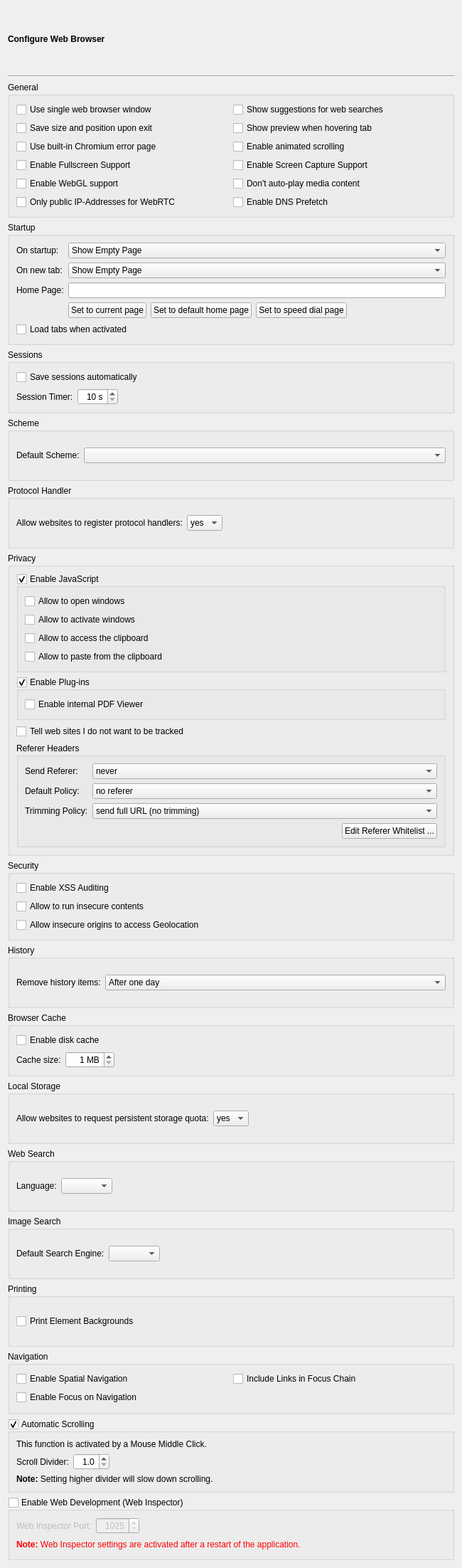
<?xml version="1.0" encoding="UTF-8"?>
<ui version="4.0">
 <class>WebBrowserPage</class>
 <widget class="QWidget" name="WebBrowserPage">
  <property name="geometry">
   <rect>
    <x>0</x>
    <y>0</y>
    <width>650</width>
    <height>2204</height>
   </rect>
  </property>
  <layout class="QVBoxLayout" name="verticalLayout_6">
   <item>
    <widget class="QLabel" name="headerLabel">
     <property name="text">
      <string>&lt;b&gt;Configure Web Browser&lt;/b&gt;</string>
     </property>
    </widget>
   </item>
   <item>
    <widget class="Line" name="line17">
     <property name="frameShape">
      <enum>QFrame::HLine</enum>
     </property>
     <property name="frameShadow">
      <enum>QFrame::Sunken</enum>
     </property>
     <property name="orientation">
      <enum>Qt::Horizontal</enum>
     </property>
    </widget>
   </item>
   <item>
    <widget class="QGroupBox" name="groupBox_4">
     <property name="title">
      <string>General</string>
     </property>
     <layout class="QGridLayout" name="gridLayout_5">
      <item row="0" column="0">
       <widget class="QCheckBox" name="singleHelpWindowCheckBox">
        <property name="toolTip">
         <string>Select to use a single web browser window only</string>
        </property>
        <property name="text">
         <string>Use single web browser window</string>
        </property>
       </widget>
      </item>
      <item row="0" column="1">
       <widget class="QCheckBox" name="webSuggestionsCheckBox">
        <property name="toolTip">
         <string>Select to enable suggestions for web searches</string>
        </property>
        <property name="text">
         <string>Show suggestions for web searches</string>
        </property>
       </widget>
      </item>
      <item row="1" column="0">
       <widget class="QCheckBox" name="saveGeometryCheckBox">
        <property name="toolTip">
         <string>Select to save the window size and position</string>
        </property>
        <property name="text">
         <string>Save size and position upon exit</string>
        </property>
       </widget>
      </item>
      <item row="1" column="1">
       <widget class="QCheckBox" name="showTabPreviews">
        <property name="toolTip">
         <string>Select to show a page preview when the mouse hovers over the tab</string>
        </property>
        <property name="text">
         <string>Show preview when hovering tab</string>
        </property>
       </widget>
      </item>
      <item row="2" column="0">
       <widget class="QCheckBox" name="errorPageCheckBox">
        <property name="toolTip">
         <string>Select to enable displaying the built-in Chromium error pages.</string>
        </property>
        <property name="text">
         <string>Use built-in Chromium error page</string>
        </property>
       </widget>
      </item>
      <item row="2" column="1">
       <widget class="QCheckBox" name="scrollingCheckBox">
        <property name="toolTip">
         <string>Select to activate animated scrolling</string>
        </property>
        <property name="text">
         <string>Enable animated scrolling</string>
        </property>
       </widget>
      </item>
      <item row="3" column="0">
       <widget class="QCheckBox" name="fullscreenCheckBox">
        <property name="toolTip">
         <string>Select to enable fullscreen support</string>
        </property>
        <property name="text">
         <string>Enable Fullscreen Support</string>
        </property>
       </widget>
      </item>
      <item row="3" column="1">
       <widget class="QCheckBox" name="screenCaptureCheckBox">
        <property name="toolTip">
         <string>Select to enable screen capture support</string>
        </property>
        <property name="text">
         <string>Enable Screen Capture Support</string>
        </property>
       </widget>
      </item>
      <item row="4" column="0">
       <widget class="QCheckBox" name="webGLCheckBox">
        <property name="toolTip">
         <string>Select to enable support for WebGL</string>
        </property>
        <property name="text">
         <string>Enable WebGL support</string>
        </property>
       </widget>
      </item>
      <item row="4" column="1">
       <widget class="QCheckBox" name="autoplayMediaCheckBox">
        <property name="toolTip">
         <string>Select, to inhibit playback of media content until the user interacts with the page</string>
        </property>
        <property name="text">
         <string>Don't auto-play media content</string>
        </property>
       </widget>
      </item>
      <item row="5" column="0">
       <widget class="QCheckBox" name="webRtcPublicOnlyCheckBox">
        <property name="toolTip">
         <string>Select to limit WebRTC to public IP addresses only</string>
        </property>
        <property name="text">
         <string>Only public IP-Addresses for WebRTC</string>
        </property>
       </widget>
      </item>
      <item row="5" column="1">
       <widget class="QCheckBox" name="dnsPrefetchCheckBox">
        <property name="toolTip">
         <string>Select to try to pre-fetch DNS entries to speed up browsing</string>
        </property>
        <property name="text">
         <string>Enable DNS Prefetch</string>
        </property>
       </widget>
      </item>
     </layout>
    </widget>
   </item>
   <item>
    <widget class="QGroupBox" name="startupGroupBox">
     <property name="title">
      <string>Startup</string>
     </property>
     <layout class="QGridLayout" name="gridLayout_3">
      <item row="0" column="0">
       <widget class="QLabel" name="label">
        <property name="text">
         <string>On startup:</string>
        </property>
       </widget>
      </item>
      <item row="0" column="1" colspan="4">
       <widget class="QComboBox" name="startupCombo">
        <property name="toolTip">
         <string>Select the startup behavior</string>
        </property>
        <item>
         <property name="text">
          <string>Show Empty Page</string>
         </property>
        </item>
        <item>
         <property name="text">
          <string>Show Home Page</string>
         </property>
        </item>
        <item>
         <property name="text">
          <string>Show Speed Dial</string>
         </property>
        </item>
        <item>
         <property name="text">
          <string>Restore Session</string>
         </property>
        </item>
        <item>
         <property name="text">
          <string>Select Session</string>
         </property>
        </item>
       </widget>
      </item>
      <item row="1" column="0">
       <widget class="QLabel" name="label_12">
        <property name="text">
         <string>On new tab:</string>
        </property>
       </widget>
      </item>
      <item row="1" column="1" colspan="4">
       <widget class="QComboBox" name="newTabCombo">
        <property name="toolTip">
         <string>Select the behavior of new tabs</string>
        </property>
        <item>
         <property name="text">
          <string>Show Empty Page</string>
         </property>
        </item>
        <item>
         <property name="text">
          <string>Show Home Page</string>
         </property>
        </item>
        <item>
         <property name="text">
          <string>Show Speed Dial</string>
         </property>
        </item>
       </widget>
      </item>
      <item row="2" column="0">
       <widget class="QLabel" name="homePageLabel">
        <property name="text">
         <string>Home Page:</string>
        </property>
       </widget>
      </item>
      <item row="2" column="1" colspan="4">
       <widget class="QLineEdit" name="homePageEdit">
        <property name="toolTip">
         <string>Enter the desired home page</string>
        </property>
       </widget>
      </item>
      <item row="3" column="1">
       <widget class="QPushButton" name="setCurrentPageButton">
        <property name="toolTip">
         <string>Press to set the current page as the home page</string>
        </property>
        <property name="text">
         <string>Set to current page</string>
        </property>
       </widget>
      </item>
      <item row="3" column="2">
       <widget class="QPushButton" name="defaultHomeButton">
        <property name="toolTip">
         <string>Press to set the default home page</string>
        </property>
        <property name="text">
         <string>Set to default home page</string>
        </property>
       </widget>
      </item>
      <item row="3" column="3">
       <widget class="QPushButton" name="setSpeedDialPageButton">
        <property name="toolTip">
         <string>Press to set the speed dial as the home page</string>
        </property>
        <property name="text">
         <string>Set to speed dial page</string>
        </property>
       </widget>
      </item>
      <item row="3" column="4">
       <spacer name="horizontalSpacer_2">
        <property name="orientation">
         <enum>Qt::Horizontal</enum>
        </property>
        <property name="sizeHint" stdset="0">
         <size>
          <width>160</width>
          <height>20</height>
         </size>
        </property>
       </spacer>
      </item>
      <item row="4" column="0" colspan="5">
       <widget class="QCheckBox" name="loadTabOnActivationCheckBox">
        <property name="toolTip">
         <string>Select to load restored tabs when they are activated</string>
        </property>
        <property name="text">
         <string>Load tabs when activated</string>
        </property>
       </widget>
      </item>
     </layout>
     <zorder>label</zorder>
     <zorder>startupCombo</zorder>
     <zorder>homePageLabel</zorder>
     <zorder>homePageEdit</zorder>
     <zorder>setCurrentPageButton</zorder>
     <zorder>defaultHomeButton</zorder>
     <zorder>label_12</zorder>
     <zorder>newTabCombo</zorder>
     <zorder>loadTabOnActivationCheckBox</zorder>
     <zorder>setSpeedDialPageButton</zorder>
    </widget>
   </item>
   <item>
    <widget class="QGroupBox" name="groupBox_8">
     <property name="title">
      <string>Sessions</string>
     </property>
     <layout class="QGridLayout" name="gridLayout_6">
      <item row="0" column="0" colspan="3">
       <widget class="QCheckBox" name="saveSessionCheckBox">
        <property name="toolTip">
         <string>Select to save sessions automatically</string>
        </property>
        <property name="text">
         <string>Save sessions automatically</string>
        </property>
       </widget>
      </item>
      <item row="1" column="0">
       <widget class="QLabel" name="label_13">
        <property name="text">
         <string>Session Timer:</string>
        </property>
       </widget>
      </item>
      <item row="1" column="1">
       <widget class="QSpinBox" name="sessionTimerSpinBox">
        <property name="toolTip">
         <string>Enter the time to save sessions</string>
        </property>
        <property name="alignment">
         <set>Qt::AlignRight|Qt::AlignTrailing|Qt::AlignVCenter</set>
        </property>
        <property name="suffix">
         <string> s</string>
        </property>
        <property name="minimum">
         <number>10</number>
        </property>
        <property name="maximum">
         <number>180</number>
        </property>
        <property name="singleStep">
         <number>1</number>
        </property>
       </widget>
      </item>
      <item row="1" column="2">
       <spacer name="horizontalSpacer_8">
        <property name="orientation">
         <enum>Qt::Horizontal</enum>
        </property>
        <property name="sizeHint" stdset="0">
         <size>
          <width>443</width>
          <height>20</height>
         </size>
        </property>
       </spacer>
      </item>
     </layout>
    </widget>
   </item>
   <item>
    <widget class="QGroupBox" name="groupBox_2">
     <property name="title">
      <string>Scheme</string>
     </property>
     <layout class="QGridLayout" name="gridLayout_4">
      <item row="0" column="0">
       <widget class="QLabel" name="label_3">
        <property name="text">
         <string>Default Scheme:</string>
        </property>
       </widget>
      </item>
      <item row="0" column="1">
       <widget class="QComboBox" name="defaultSchemeCombo">
        <property name="sizePolicy">
         <sizepolicy hsizetype="Expanding" vsizetype="Fixed">
          <horstretch>0</horstretch>
          <verstretch>0</verstretch>
         </sizepolicy>
        </property>
        <property name="toolTip">
         <string>Select the default scheme</string>
        </property>
        <property name="whatsThis">
         <string>&lt;b&gt;Default Scheme&lt;/b&gt;&lt;p&gt;Select the default scheme. This scheme is prepended to URLs, that don't contain one.&lt;/p&gt;</string>
        </property>
        <property name="editable">
         <bool>false</bool>
        </property>
       </widget>
      </item>
     </layout>
    </widget>
   </item>
   <item>
    <widget class="QGroupBox" name="groupBox_11">
     <property name="title">
      <string>Protocol Handler</string>
     </property>
     <layout class="QHBoxLayout" name="horizontalLayout_8">
      <item>
       <widget class="QLabel" name="label_18">
        <property name="text">
         <string>Allow websites to register protocol handlers:</string>
        </property>
       </widget>
      </item>
      <item>
       <widget class="QComboBox" name="protocolHandlerComboBox">
        <property name="toolTip">
         <string>Select how to allow websites to register protocol handlers via &quot;navigator.registerProtocolHandler&quot;</string>
        </property>
        <item>
         <property name="text">
          <string>yes</string>
         </property>
        </item>
        <item>
         <property name="text">
          <string>no</string>
         </property>
        </item>
        <item>
         <property name="text">
          <string>ask</string>
         </property>
        </item>
       </widget>
      </item>
      <item>
       <spacer name="horizontalSpacer_9">
        <property name="orientation">
         <enum>Qt::Horizontal</enum>
        </property>
        <property name="sizeHint" stdset="0">
         <size>
          <width>272</width>
          <height>20</height>
         </size>
        </property>
       </spacer>
      </item>
     </layout>
    </widget>
   </item>
   <item>
    <widget class="QGroupBox" name="privacyGroup">
     <property name="title">
      <string>Privacy</string>
     </property>
     <layout class="QVBoxLayout" name="verticalLayout_5">
      <item>
       <widget class="QGroupBox" name="javaScriptGroup">
        <property name="toolTip">
         <string>Select to enable JavaScript support</string>
        </property>
        <property name="title">
         <string>Enable JavaScript</string>
        </property>
        <property name="checkable">
         <bool>true</bool>
        </property>
        <layout class="QVBoxLayout" name="verticalLayout_2">
         <item>
          <widget class="QCheckBox" name="jsOpenWindowsCheckBox">
           <property name="toolTip">
            <string>Select to allow JavaScript to open windows</string>
           </property>
           <property name="text">
            <string>Allow to open windows</string>
           </property>
          </widget>
         </item>
         <item>
          <widget class="QCheckBox" name="jsActivateWindowsCheckBox">
           <property name="toolTip">
            <string>Select to allow JavaScript to activate windows</string>
           </property>
           <property name="text">
            <string>Allow to activate windows</string>
           </property>
          </widget>
         </item>
         <item>
          <widget class="QCheckBox" name="jsClipboardCheckBox">
           <property name="toolTip">
            <string>Select to allow JavaScript to access the clipboard</string>
           </property>
           <property name="text">
            <string>Allow to access the clipboard</string>
           </property>
          </widget>
         </item>
         <item>
          <widget class="QCheckBox" name="jsPasteCheckBox">
           <property name="toolTip">
            <string>Select to allow JavaScript to paste from the clipboard (this needs access to the clipboard)</string>
           </property>
           <property name="text">
            <string>Allow to paste from the clipboard</string>
           </property>
          </widget>
         </item>
        </layout>
       </widget>
      </item>
      <item>
       <widget class="QGroupBox" name="pluginsGroup">
        <property name="toolTip">
         <string>Select to enable plugins in web pages</string>
        </property>
        <property name="title">
         <string>Enable Plug-ins</string>
        </property>
        <property name="checkable">
         <bool>true</bool>
        </property>
        <layout class="QVBoxLayout" name="verticalLayout_3">
         <item>
          <widget class="QCheckBox" name="pdfViewerCheckBox">
           <property name="toolTip">
            <string>Select to enable the built-in PDF Viewer</string>
           </property>
           <property name="text">
            <string>Enable internal PDF Viewer</string>
           </property>
          </widget>
         </item>
        </layout>
       </widget>
      </item>
      <item>
       <widget class="QCheckBox" name="doNotTrackCheckBox">
        <property name="toolTip">
         <string>Select to enabled the &quot;Do Not Track&quot; feature</string>
        </property>
        <property name="text">
         <string>Tell web sites I do not want to be tracked</string>
        </property>
       </widget>
      </item>
      <item>
       <widget class="QGroupBox" name="groupBox_9">
        <property name="title">
         <string>Referer Headers</string>
        </property>
        <layout class="QGridLayout" name="gridLayout_7">
         <item row="0" column="0">
          <widget class="QLabel" name="label_14">
           <property name="text">
            <string>Send Referer:</string>
           </property>
          </widget>
         </item>
         <item row="0" column="1">
          <widget class="QComboBox" name="refererSendComboBox">
           <property name="sizePolicy">
            <sizepolicy hsizetype="Expanding" vsizetype="Fixed">
             <horstretch>0</horstretch>
             <verstretch>0</verstretch>
            </sizepolicy>
           </property>
           <property name="toolTip">
            <string>Select when to send a referer header (independent of origin)</string>
           </property>
           <property name="whatsThis">
            <string>&lt;b&gt;Send Referer&lt;/b&gt;
&lt;p&gt;Select, when to send a referer header. This is independent of the requested URL. If a referer header is to be sent, further rules will be applied.&lt;/p&gt;</string>
           </property>
           <item>
            <property name="text">
             <string>never</string>
            </property>
           </item>
           <item>
            <property name="text">
             <string>on click only</string>
            </property>
           </item>
           <item>
            <property name="text">
             <string>always</string>
            </property>
           </item>
          </widget>
         </item>
         <item row="1" column="0">
          <widget class="QLabel" name="label_16">
           <property name="text">
            <string>Default Policy:</string>
           </property>
          </widget>
         </item>
         <item row="1" column="1">
          <widget class="QComboBox" name="refererDefaultPolicyCcomboBox">
           <property name="sizePolicy">
            <sizepolicy hsizetype="Expanding" vsizetype="Fixed">
             <horstretch>0</horstretch>
             <verstretch>0</verstretch>
            </sizepolicy>
           </property>
           <property name="toolTip">
            <string>Select when to send a referer header depending on origin</string>
           </property>
           <property name="whatsThis">
            <string>&lt;b&gt;Default Policy&lt;/b&gt;
&lt;p&gt;Select when to send a referer header depending on origin.&lt;/p&gt;
&lt;ul&gt;
&lt;li&gt;no referer - don't send a referer header&lt;/li&gt;
&lt;li&gt;only when same origin - don't send a referer header if the origin of the target is different&lt;/li&gt;
&lt;li&gt;only origin when cross origin - send trimmed referer header only when same origin, the referer origin when the target is potentially trustworthy and no header otherwise&lt;/li&gt;
&lt;li&gt;no referer when downgrading - don't send a referer header when the target is not potentially trustworthy&lt;/li&gt;
&lt;/ul&gt;</string>
           </property>
           <item>
            <property name="text">
             <string>no referer</string>
            </property>
           </item>
           <item>
            <property name="text">
             <string>only when same origin</string>
            </property>
           </item>
           <item>
            <property name="text">
             <string>only origin when cross origin</string>
            </property>
           </item>
           <item>
            <property name="text">
             <string>no referer when downgrading</string>
            </property>
           </item>
          </widget>
         </item>
         <item row="2" column="0">
          <widget class="QLabel" name="label_15">
           <property name="text">
            <string>Trimming Policy:</string>
           </property>
          </widget>
         </item>
         <item row="2" column="1">
          <widget class="QComboBox" name="refererTrimmingPolicyComboBox">
           <property name="sizePolicy">
            <sizepolicy hsizetype="Expanding" vsizetype="Fixed">
             <horstretch>0</horstretch>
             <verstretch>0</verstretch>
            </sizepolicy>
           </property>
           <property name="toolTip">
            <string>Select how the referer URL shall be trimmed</string>
           </property>
           <property name="whatsThis">
            <string>&lt;b&gt;Trimming Policy&lt;/b&gt;
&lt;p&gt;Select how the referer URL shall be trimmed. The selected rule is applied, when sending a complete referer URL.&lt;/p&gt;
&lt;ul&gt;
&lt;li&gt;send full URL (no trimming) - this does not perform any trimming beyond removing the user information and any fragment&lt;/li&gt;
&lt;li&gt;send the URL without its query string - this removes the user information and the query string&lt;/li&gt;
&lt;li&gt;only send the origin - this shortens the referer URL to the origin, i.e. scheme, host and port only&lt;/li&gt;
&lt;/ul&gt;</string>
           </property>
           <item>
            <property name="text">
             <string>send full URL (no trimming)</string>
            </property>
           </item>
           <item>
            <property name="text">
             <string>send the URL without its query string</string>
            </property>
           </item>
           <item>
            <property name="text">
             <string>only send the origin</string>
            </property>
           </item>
          </widget>
         </item>
         <item row="3" column="0" colspan="2">
          <layout class="QHBoxLayout" name="horizontalLayout_4">
           <item>
            <spacer name="horizontalSpacer_6">
             <property name="orientation">
              <enum>Qt::Horizontal</enum>
             </property>
             <property name="sizeHint" stdset="0">
              <size>
               <width>268</width>
               <height>20</height>
              </size>
             </property>
            </spacer>
           </item>
           <item>
            <widget class="QPushButton" name="refererWhitelistButton">
             <property name="toolTip">
              <string>Press to edit the list of whitelisted hosts</string>
             </property>
             <property name="text">
              <string>Edit Referer Whitelist ...</string>
             </property>
            </widget>
           </item>
          </layout>
         </item>
        </layout>
       </widget>
      </item>
     </layout>
    </widget>
   </item>
   <item>
    <widget class="QGroupBox" name="groupBox_6">
     <property name="title">
      <string>Security</string>
     </property>
     <layout class="QVBoxLayout" name="verticalLayout_4">
      <item>
       <widget class="QCheckBox" name="xssAuditingCheckBox">
        <property name="toolTip">
         <string>Select to enable XSS auditing</string>
        </property>
        <property name="whatsThis">
         <string>&lt;b&gt;Enable XSS Auditing&lt;/b&gt;
&lt;p&gt;This selects whether load requests should be monitored for cross-site scripting attempts. Suspicious scripts will be blocked. These will be reported in the JavaScript console. Enabling this feature might have an impact on performance.&lt;/p&gt;</string>
        </property>
        <property name="text">
         <string>Enable XSS Auditing</string>
        </property>
       </widget>
      </item>
      <item>
       <widget class="QCheckBox" name="insecureContentsCheckBox">
        <property name="toolTip">
         <string>Select to allow HTTPS pages to run JavaScript, CSS, plugins or web-sockets from HTTP URLs</string>
        </property>
        <property name="text">
         <string>Allow to run insecure contents</string>
        </property>
       </widget>
      </item>
      <item>
       <widget class="QCheckBox" name="insecureGeolocationCheckBox">
        <property name="toolTip">
         <string>Select to allow insecure origins (i.e. those not having an https:// URL) to request Geolocation features.</string>
        </property>
        <property name="text">
         <string>Allow insecure origins to access Geolocation</string>
        </property>
       </widget>
      </item>
     </layout>
    </widget>
   </item>
   <item>
    <widget class="QGroupBox" name="groupBox">
     <property name="title">
      <string>History</string>
     </property>
     <layout class="QHBoxLayout" name="horizontalLayout">
      <item>
       <widget class="QLabel" name="label_4">
        <property name="text">
         <string>Remove history items:</string>
        </property>
       </widget>
      </item>
      <item>
       <widget class="QComboBox" name="expireHistory">
        <property name="sizePolicy">
         <sizepolicy hsizetype="Expanding" vsizetype="Fixed">
          <horstretch>0</horstretch>
          <verstretch>0</verstretch>
         </sizepolicy>
        </property>
        <property name="toolTip">
         <string>Select the period for expiration of history entries</string>
        </property>
        <item>
         <property name="text">
          <string>After one day</string>
         </property>
        </item>
        <item>
         <property name="text">
          <string>After one week</string>
         </property>
        </item>
        <item>
         <property name="text">
          <string>After two weeks</string>
         </property>
        </item>
        <item>
         <property name="text">
          <string>After one month</string>
         </property>
        </item>
        <item>
         <property name="text">
          <string>After one year</string>
         </property>
        </item>
        <item>
         <property name="text">
          <string>Manually</string>
         </property>
        </item>
        <item>
         <property name="text">
          <string>On application exit</string>
         </property>
        </item>
       </widget>
      </item>
     </layout>
    </widget>
   </item>
   <item>
    <widget class="QGroupBox" name="cacheGroup">
     <property name="title">
      <string>Browser Cache</string>
     </property>
     <layout class="QGridLayout" name="gridLayout_2">
      <item row="0" column="0" colspan="3">
       <widget class="QCheckBox" name="diskCacheCheckBox">
        <property name="text">
         <string>Enable disk cache</string>
        </property>
       </widget>
      </item>
      <item row="1" column="0">
       <widget class="QLabel" name="label_7">
        <property name="text">
         <string>Cache size:</string>
        </property>
       </widget>
      </item>
      <item row="1" column="1">
       <widget class="QSpinBox" name="cacheSizeSpinBox">
        <property name="toolTip">
         <string>Enter the maximum size of the disk cache</string>
        </property>
        <property name="alignment">
         <set>Qt::AlignRight|Qt::AlignTrailing|Qt::AlignVCenter</set>
        </property>
        <property name="suffix">
         <string> MB</string>
        </property>
        <property name="minimum">
         <number>1</number>
        </property>
        <property name="maximum">
         <number>999</number>
        </property>
       </widget>
      </item>
      <item row="1" column="2">
       <spacer name="horizontalSpacer">
        <property name="orientation">
         <enum>Qt::Horizontal</enum>
        </property>
        <property name="sizeHint" stdset="0">
         <size>
          <width>410</width>
          <height>20</height>
         </size>
        </property>
       </spacer>
      </item>
     </layout>
    </widget>
   </item>
   <item>
    <widget class="QGroupBox" name="groupBox_10">
     <property name="title">
      <string>Local Storage</string>
     </property>
     <layout class="QHBoxLayout" name="horizontalLayout_7">
      <item>
       <widget class="QLabel" name="label_17">
        <property name="text">
         <string>Allow websites to request persistent storage quota:</string>
        </property>
       </widget>
      </item>
      <item>
       <widget class="QComboBox" name="requestQuotaComboBox">
        <property name="toolTip">
         <string>Select how to allow websites to request persistent storage quota via &quot;navigator.webkitPersistentStorage.requestQuota&quot;</string>
        </property>
        <item>
         <property name="text">
          <string>yes</string>
         </property>
        </item>
        <item>
         <property name="text">
          <string>no</string>
         </property>
        </item>
        <item>
         <property name="text">
          <string>ask</string>
         </property>
        </item>
       </widget>
      </item>
      <item>
       <spacer name="horizontalSpacer_10">
        <property name="orientation">
         <enum>Qt::Horizontal</enum>
        </property>
        <property name="sizeHint" stdset="0">
         <size>
          <width>230</width>
          <height>20</height>
         </size>
        </property>
       </spacer>
      </item>
     </layout>
    </widget>
   </item>
   <item>
    <widget class="QGroupBox" name="groupBox_5">
     <property name="title">
      <string>Web Search</string>
     </property>
     <layout class="QHBoxLayout" name="horizontalLayout_2">
      <item>
       <widget class="QLabel" name="label_5">
        <property name="text">
         <string>Language:</string>
        </property>
       </widget>
      </item>
      <item>
       <widget class="QComboBox" name="languageCombo">
        <property name="toolTip">
         <string>Select the language to be used for web searches</string>
        </property>
        <property name="sizeAdjustPolicy">
         <enum>QComboBox::AdjustToContents</enum>
        </property>
       </widget>
      </item>
      <item>
       <spacer name="horizontalSpacer_3">
        <property name="orientation">
         <enum>Qt::Horizontal</enum>
        </property>
        <property name="sizeHint" stdset="0">
         <size>
          <width>450</width>
          <height>20</height>
         </size>
        </property>
       </spacer>
      </item>
     </layout>
    </widget>
   </item>
   <item>
    <widget class="QGroupBox" name="imageSearchGroup">
     <property name="title">
      <string>Image Search</string>
     </property>
     <layout class="QHBoxLayout" name="horizontalLayout_3">
      <item>
       <widget class="QLabel" name="label_8">
        <property name="text">
         <string>Default Search Engine:</string>
        </property>
       </widget>
      </item>
      <item>
       <widget class="QComboBox" name="imageSearchComboBox">
        <property name="toolTip">
         <string>Select the default search engine for image searches</string>
        </property>
       </widget>
      </item>
      <item>
       <spacer name="horizontalSpacer_5">
        <property name="orientation">
         <enum>Qt::Horizontal</enum>
        </property>
        <property name="sizeHint" stdset="0">
         <size>
          <width>383</width>
          <height>20</height>
         </size>
        </property>
       </spacer>
      </item>
     </layout>
    </widget>
   </item>
   <item>
    <widget class="QGroupBox" name="groupBox_7">
     <property name="title">
      <string>Printing</string>
     </property>
     <layout class="QHBoxLayout" name="horizontalLayout_6">
      <item>
       <widget class="QCheckBox" name="printBackgroundCheckBox">
        <property name="toolTip">
         <string>Select to print the background of page elements as well</string>
        </property>
        <property name="text">
         <string>Print Element Backgrounds</string>
        </property>
       </widget>
      </item>
     </layout>
    </widget>
   </item>
   <item>
    <widget class="QGroupBox" name="groupBox_3">
     <property name="title">
      <string>Navigation</string>
     </property>
     <layout class="QGridLayout" name="gridLayout">
      <item row="0" column="0">
       <widget class="QCheckBox" name="spatialCheckBox">
        <property name="toolTip">
         <string>Select to enable the spatial navigation feature</string>
        </property>
        <property name="whatsThis">
         <string>&lt;b&gt;Enable Spatial Navigation&lt;/b&gt;
&lt;p&gt;This enables or disables the Spatial Navigation feature, which consists in the ability to navigate between focusable elements in a Web page, such as hyperlinks and form controls, by using Left, Right, Up and Down arrow keys. For example, if a user presses the Right key, heuristics determine whether there is an element he might be trying to reach towards the right and which element he probably wants.&lt;/p&gt;</string>
        </property>
        <property name="text">
         <string>Enable Spatial Navigation</string>
        </property>
       </widget>
      </item>
      <item row="0" column="1">
       <widget class="QCheckBox" name="linksInFocusChainCheckBox">
        <property name="toolTip">
         <string>Select to include links in focus chain</string>
        </property>
        <property name="whatsThis">
         <string>&lt;b&gt;Include Links in Focus Chain&lt;/b&gt;
&lt;p&gt;This selects whether hyperlinks should be included in the keyboard focus chain.&lt;/p&gt;</string>
        </property>
        <property name="text">
         <string>Include Links in Focus Chain</string>
        </property>
       </widget>
      </item>
      <item row="1" column="0">
       <widget class="QCheckBox" name="focusOnNavigationCheckBox">
        <property name="toolTip">
         <string>Select to give the focus to the view whenever a navigation event occurs</string>
        </property>
        <property name="text">
         <string>Enable Focus on Navigation</string>
        </property>
       </widget>
      </item>
     </layout>
    </widget>
   </item>
   <item>
    <widget class="QGroupBox" name="autoScrollGroupBox">
     <property name="toolTip">
      <string>Select to enable the auto-scroller</string>
     </property>
     <property name="title">
      <string>Automatic Scrolling</string>
     </property>
     <property name="checkable">
      <bool>true</bool>
     </property>
     <layout class="QVBoxLayout" name="verticalLayout">
      <item>
       <widget class="QLabel" name="label_11">
        <property name="text">
         <string>This function is activated by a Mouse Middle Click.</string>
        </property>
        <property name="wordWrap">
         <bool>true</bool>
        </property>
       </widget>
      </item>
      <item>
       <layout class="QHBoxLayout" name="horizontalLayout_5">
        <item>
         <widget class="QLabel" name="label_9">
          <property name="text">
           <string>Scroll Divider:</string>
          </property>
         </widget>
        </item>
        <item>
         <widget class="QDoubleSpinBox" name="autoScrollDividerSpinBox">
          <property name="toolTip">
           <string>Enter the auto-scroll divider value</string>
          </property>
          <property name="alignment">
           <set>Qt::AlignRight|Qt::AlignTrailing|Qt::AlignVCenter</set>
          </property>
          <property name="decimals">
           <number>1</number>
          </property>
          <property name="minimum">
           <double>1.000000000000000</double>
          </property>
          <property name="maximum">
           <double>99.900000000000006</double>
          </property>
         </widget>
        </item>
        <item>
         <spacer name="horizontalSpacer_7">
          <property name="orientation">
           <enum>Qt::Horizontal</enum>
          </property>
          <property name="sizeHint" stdset="0">
           <size>
            <width>40</width>
            <height>20</height>
           </size>
          </property>
         </spacer>
        </item>
       </layout>
      </item>
      <item>
       <widget class="QLabel" name="label_10">
        <property name="text">
         <string>&lt;b&gt;Note:&lt;/b&gt; Setting higher divider will slow down scrolling.</string>
        </property>
        <property name="wordWrap">
         <bool>true</bool>
        </property>
       </widget>
      </item>
     </layout>
    </widget>
   </item>
   <item>
    <widget class="QGroupBox" name="webInspectorGroup">
     <property name="toolTip">
      <string>Select to enable the Web Inspector tool</string>
     </property>
     <property name="title">
      <string>Enable Web Development (Web Inspector)</string>
     </property>
     <property name="checkable">
      <bool>true</bool>
     </property>
     <property name="checked">
      <bool>false</bool>
     </property>
     <layout class="QGridLayout" name="gridLayout_8">
      <item row="0" column="0">
       <widget class="QLabel" name="label_2">
        <property name="text">
         <string>Web Inspector Port:</string>
        </property>
       </widget>
      </item>
      <item row="0" column="1">
       <widget class="QSpinBox" name="webInspectorPortSpinBox">
        <property name="toolTip">
         <string>Enter the port to be used by the web inspector</string>
        </property>
        <property name="alignment">
         <set>Qt::AlignRight|Qt::AlignTrailing|Qt::AlignVCenter</set>
        </property>
        <property name="minimum">
         <number>1025</number>
        </property>
        <property name="maximum">
         <number>65535</number>
        </property>
       </widget>
      </item>
      <item row="0" column="2">
       <spacer name="horizontalSpacer_4">
        <property name="orientation">
         <enum>Qt::Horizontal</enum>
        </property>
        <property name="sizeHint" stdset="0">
         <size>
          <width>372</width>
          <height>20</height>
         </size>
        </property>
       </spacer>
      </item>
      <item row="1" column="0" colspan="3">
       <widget class="QLabel" name="label_6">
        <property name="text">
         <string>&lt;font color=&quot;red&quot;&gt;&lt;b&gt;Note:&lt;/b&gt; Web Inspector settings are activated after a restart of the application.&lt;/font&gt;</string>
        </property>
       </widget>
      </item>
     </layout>
    </widget>
   </item>
  </layout>
 </widget>
 <tabstops>
  <tabstop>singleHelpWindowCheckBox</tabstop>
  <tabstop>webSuggestionsCheckBox</tabstop>
  <tabstop>saveGeometryCheckBox</tabstop>
  <tabstop>showTabPreviews</tabstop>
  <tabstop>errorPageCheckBox</tabstop>
  <tabstop>scrollingCheckBox</tabstop>
  <tabstop>fullscreenCheckBox</tabstop>
  <tabstop>screenCaptureCheckBox</tabstop>
  <tabstop>webGLCheckBox</tabstop>
  <tabstop>autoplayMediaCheckBox</tabstop>
  <tabstop>webRtcPublicOnlyCheckBox</tabstop>
  <tabstop>dnsPrefetchCheckBox</tabstop>
  <tabstop>startupCombo</tabstop>
  <tabstop>newTabCombo</tabstop>
  <tabstop>homePageEdit</tabstop>
  <tabstop>setCurrentPageButton</tabstop>
  <tabstop>defaultHomeButton</tabstop>
  <tabstop>setSpeedDialPageButton</tabstop>
  <tabstop>loadTabOnActivationCheckBox</tabstop>
  <tabstop>saveSessionCheckBox</tabstop>
  <tabstop>sessionTimerSpinBox</tabstop>
  <tabstop>defaultSchemeCombo</tabstop>
  <tabstop>protocolHandlerComboBox</tabstop>
  <tabstop>javaScriptGroup</tabstop>
  <tabstop>jsOpenWindowsCheckBox</tabstop>
  <tabstop>jsActivateWindowsCheckBox</tabstop>
  <tabstop>jsClipboardCheckBox</tabstop>
  <tabstop>jsPasteCheckBox</tabstop>
  <tabstop>pluginsGroup</tabstop>
  <tabstop>pdfViewerCheckBox</tabstop>
  <tabstop>doNotTrackCheckBox</tabstop>
  <tabstop>refererSendComboBox</tabstop>
  <tabstop>refererDefaultPolicyCcomboBox</tabstop>
  <tabstop>refererTrimmingPolicyComboBox</tabstop>
  <tabstop>refererWhitelistButton</tabstop>
  <tabstop>xssAuditingCheckBox</tabstop>
  <tabstop>insecureContentsCheckBox</tabstop>
  <tabstop>insecureGeolocationCheckBox</tabstop>
  <tabstop>expireHistory</tabstop>
  <tabstop>diskCacheCheckBox</tabstop>
  <tabstop>cacheSizeSpinBox</tabstop>
  <tabstop>requestQuotaComboBox</tabstop>
  <tabstop>languageCombo</tabstop>
  <tabstop>imageSearchComboBox</tabstop>
  <tabstop>printBackgroundCheckBox</tabstop>
  <tabstop>spatialCheckBox</tabstop>
  <tabstop>linksInFocusChainCheckBox</tabstop>
  <tabstop>focusOnNavigationCheckBox</tabstop>
  <tabstop>autoScrollGroupBox</tabstop>
  <tabstop>autoScrollDividerSpinBox</tabstop>
  <tabstop>webInspectorGroup</tabstop>
  <tabstop>webInspectorPortSpinBox</tabstop>
 </tabstops>
 <resources/>
 <connections/>
</ui>
